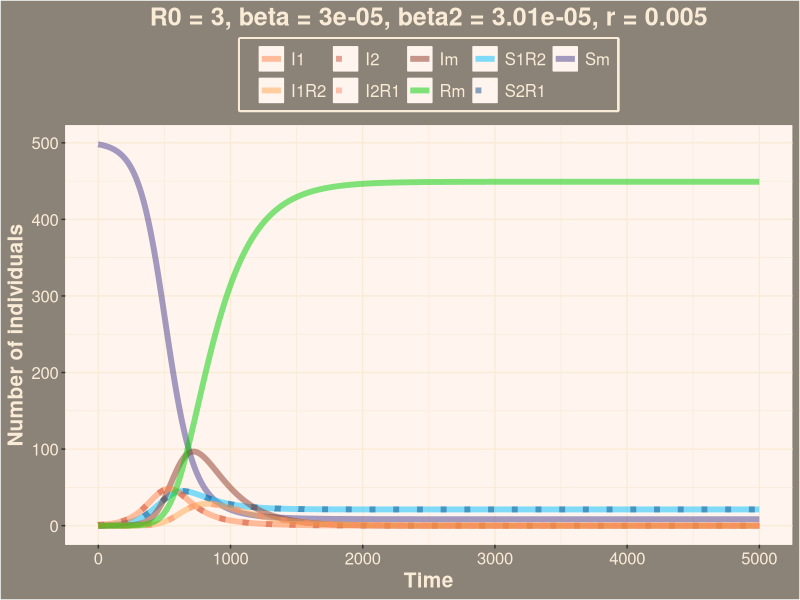

Reproduce this figure in R.
## ---- chunk 1
knitr::opts_chunk$set(echo = FALSE, warning = FALSE, message = FALSE, fig.align='center', fig.height=10, fig.width=10)
## ---- chunk 2
##########################################################
# Starting script to the module 'SIR models of epidemics'
##########################################################

# implements the basic SIR model, and plots simulation results

## Here you only need to know basic things:
##  #	To make comments
##  <-	Assigning a value to a symbol
##  c	To create a vector c(v1, v2, ..., vn)
##  e	is *10^
##  seq(a,b,c)	To create a sequence from a to b with intervals c


###################################
# FUNCTION DEFINITIONS
###################################

###
# SIR <- function(t, x, parms)
# Use: calculates the derivatives for the SIR model
# Input: 
#      t: time (not used here, because there is no explicit time dependence)
#      x: vector of the current values of all variables (S, I, R)
#      parms: vector of all parameter values
# Output:
#      der: vector of derivatives

# To use the lsoda function, the model function has to be a function of t (time),
# x (the vector of the variables) and parms (the parameters of the model).

SIR <- function(t, x, parms){

# Beta and r are not global variables. This means that if you type beta in R, the output will be 'beta',
# and not its value. You have to specify that you want to use the value of beta from 'parms' to solve the ODEs.
# Similarly, the variables of the model are taken from the vector x. This is done by the 'with' function.
  
  with(as.list(c(parms,x)),{
    dSm <- -beta*Sm*Im -
      #Sm fogy, ha Sm Im-mel találkozik
      beta*Sm*I1 -
      #Sm fogy, ha Sm I1-gyel találkozik
      beta*Sm*I2 -
      #Sm fogy, ha Sm I2-vel találkozik
      beta*Sm*I1R2 -
      #Sm fogy, ha Sm I1R2-vel találkozik
      beta*Sm*I2R1
      #Sm fogy, ha Sm I2R1-gyel találkozik
      dS1R2 <- +r*I2 -
      #S1R2 nő, ha I2 felépül
      beta*S1R2*Im -
      #S1R2 fogy, ha S1R2 Im-mel találkozik
      beta*S1R2*I1 -
      #S1R2 fogy, ha S1R2 I1-gyel találkozik
      beta*S1R2*I1R2
      #S1R2 fogy, ha S1R2 I1R2-vel találkozik
    dS2R1 <- +r*I1 -
      #S2R1 nő, ha I1 felépül
      beta*S2R1*Im -
      #S2R1 fogy, ha S2R1 Im-mel találkozik
      beta*S2R1*I2 -
      #S2R1 fogy, ha S2R1 I2-vel találkozik
      beta*S2R1*I2R1
      #S2R1 fogy, ha S2R1 I2R1-gyel találkozik
    dIm <- +beta*Sm*Im +
      #Im nő, ha Im Sm-mel találkozik
      2*beta2*I1*I2 +
      #Im nő, ha I1 I2-vel találkozik (átathatják egymásnak is, ezért a 2x szorzó)
      beta2*I2*I1R2 +
      #Im nő, ha I2 I1R2-vel találkozik
      beta2*I1*I2R1 +
      #Im nő, ha I1 I2R1-gyel találkozik
      beta2*I1*Im +
      #Im nő, ha I1 Im-mel találkozik
      beta2*I2*Im -
      #Im nő, ha I2 Im-mel találkozik
      r*Im
      #Im fogy, ha felépül és Rm lesz
    dI1 <- +beta*Sm*I1 +
      #I1 nő, ha Sm I1-gyel találkozik
      beta*Sm*I1R2 -
      #I1 nő, ha Sm I1R2-vel találkozik
      beta2*I1*I2 -
      #I1 fogy, ha I1 I2-vel találkozik és Im lesz
      beta2*I1*I2R1 -
      #I1 fogy, ha I1 I2R1-gyel találkozik és Im lesz
      beta2*I1*Im -
      #I1 fogy, ha I1 Im-mel találkozik és Im lesz
      r*I1
      #I1 fogy, ha felépül
    dI2 <- +beta*Sm*I2 +
      #I2 nő, ha Sm I2-vel találkozik
      beta*Sm*I2R1 -
      #I2 nő, ha Sm I2R1-gyel találkozik
      beta2*I1*I2 -
      #I2 fogy, ha I2 I1-gyel találkozik és Im lesz
      beta2*I2*I1R2 -
      #I2 fogy, ha I2 I1R2-vel találkozik és Im lesz
      beta2*I2*Im -
      #I2 fogy, ha I2 Im-mel találkozik és Im lesz
      r*I2
      #I2 fogy, ha felépül
    dI1R2 <- +beta*S1R2*I1 +
      #I1R2 nő, ha S1R2 I1-gyel találkozik
      beta*S1R2*I1R2 +
      #I1R2 nő, ha S1R2 I1R2-vel találkozik
      beta*S1R2*Im -
      #I1R2 nő, ha S1R2 Im-mel találkozik
      r*I1R2
      #I1R2 csökken, ha felépül
    dI2R1 <- +beta*S2R1*I2 +
      #I2R1 nő, ha S2R1 I2-vel találkozik
      beta*S2R1*I2R1 +
      #I2R1 nő, ha S2R1 I2R1-gyel találkozik
      beta*S2R1*Im -
      #I2R1 nő, ha S2R1 Im-mel találkozik
      r*I2R1
      #I2R1 csökken, ha felépül
    dRm <- +r*Im +
      #Rm nő, ha Im felépül
      r*I1R2 +
      #Rm nő, ha I1R2 felépül
      r*I2R1
      #Rm nő, ha I2R1 felépül
    
    # Note: because S+I+R=constant, this equation could actually be omitted,
    # and R at any time point could simply be calculated as N-S-I.
    der <- c(dSm, dS1R2, dS2R1, dIm, dI1, dI2, dI1R2, dI2R1, dRm)
    list(der)  # the output must be returned    
  }) # end of 'with'

}  # end of function definition


###########################
# MAIN PROGRAM
###########################

### LOAD LIBRARIES
#load R library for ordinary differential equation solvers
library(deSolve)

### INITIALIZE PARAMETER SETTINGS
parms <- # set the parameters of the model
        c(beta=0.00003,
          beta2=0.0000301,
          r=0.005)
inits <- # set the initial values
        c(Sm=498,
          S1R2=0,
          S2R1=0,
          Im=0,
          I1=1,
          I2=1,
          I1R2=0,
          I2R1=0,
          Rm=0)
dt    <- # set the time points for evaluation
        seq(0,5000,0.1)

N <- sum(inits)
R_0 <- with(as.list(parms),{beta*N/r})

### SIMULATE THE MODEL

## Use lsoda to solve the differential equations numerically. The syntax should be
## lsoda(initial values, time points, function, parameters)

simulation <- as.data.frame(lsoda(inits, dt, SIR, parms=parms)) # this way our set 'parms' will be used as default

### PLOT THE OUTPUT

# If you remove the # before pdf(...) and dev.off(), the output will be written in a pdf file,
# in the working directory. If you don't, a window containing your graph will just pop up.

#pdf("startingscript.pdf")
#par(cex=1.7)
# Plot S according to time, in blue, and add the graph I and R according to time,
# in red and dark green respectively. Call help(plot) for further details.

library(ggplot2)

#itt írom be, hogy kiírja nekem a beta-kat meg r-eket is a plotra
rval = paste("R0 = ",R_0, sep = "")
beta = parms[1]
beta2 = parms[2]
r = parms[3]
beta3 = paste("beta = ",beta, sep = "")
beta4 = paste("beta2 = ",beta2, sep = "")
r2 = paste("r = ",r,sep = "")
title = paste(rval,beta3,beta4,r2, sep = ", ")

#plot script
plot = ggplot(simulation, aes(x = time)) + 
  geom_line(aes(y = Sm, colour = "Sm"), size=2, alpha=0.5) + 
  geom_line(aes(y = S1R2, colour = "S1R2"), size=2, alpha=0.5) + 
  geom_line(linetype="dotted", aes(y = S2R1, colour = "S2R1"), size=2, alpha=0.5) +
  geom_line(aes(y = Im, colour = "Im"), size=2, alpha=0.5) +
  geom_line(aes(y = I1, colour = "I1"), size=2, alpha=0.5) +
  geom_line(linetype="dotted", aes(y = I2, colour = "I2"), size=2, alpha=0.5) + 
  geom_line(aes(y = I1R2, colour = "I1R2"), size=2, alpha=0.5) +
  geom_line(linetype="dotted", aes(y = I2R1, colour = "I2R1"), size=2, alpha=0.5) +
  geom_line(aes(y = Rm, colour = "Rm"), size=2, alpha=0.5) +
  ylab("Number of individuals") + 
  xlab("Time") +
  ggtitle(title) +
  scale_color_manual(name = " ",
                     values = c("Sm"="darkslateblue","S1R2"="deepskyblue","S2R1"="dodgerblue4",
                                "Im"="tomato4","I1"="sienna1","I2"="tomato3",
                                "I1R2"="tan1","I2R1"="salmon1","Rm"="green3")) +
  theme(plot.background = element_rect(fill = "antiquewhite4"),
        legend.background = element_rect(fill = "antiquewhite4"),
        plot.title = element_text(size = 18, lineheight=.8, hjust=0.5, face="bold", colour="antiquewhite"),
        plot.subtitle = element_text(size = 16, lineheight=.8, hjust=0.5, face="italic", colour="antiquewhite"),
        axis.title = element_text(size = 15, face="bold",colour="antiquewhite"),
        axis.text = element_text(size = 12,colour="antiquewhite"),
        legend.position="top",
        legend.key = element_rect(fill = "seashell"),
        legend.text = element_text(size = 12,colour="antiquewhite"),
        legend.box.background = element_rect(colour = "antiquewhite", size=1.5),
        panel.background = element_rect(fill = "seashell", colour = "seashell", size = 0.5, linetype = "solid"),
        panel.grid.major = element_line(size = 0.5, linetype = 'solid', colour = "antiquewhite"), 
        panel.grid.minor = element_line(size = 0.25, linetype = 'solid', colour = "antiquewhite"))
print(plot)
